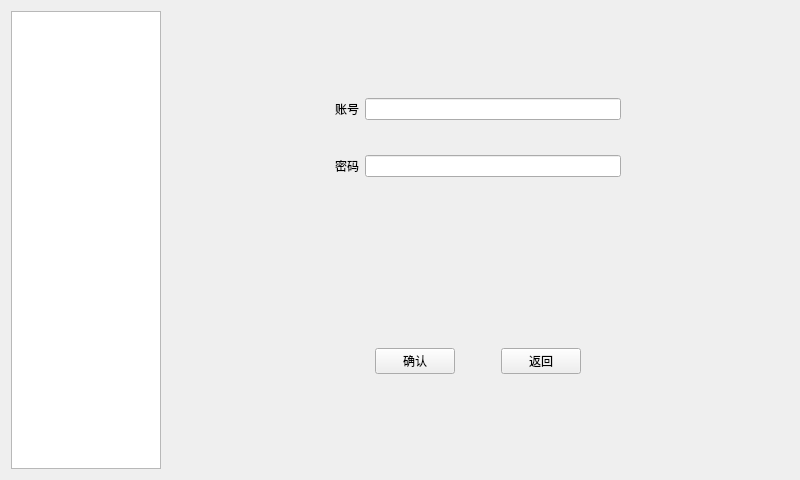
<?xml version="1.0" encoding="UTF-8"?>
<ui version="4.0">
 <class>AccountDel</class>
 <widget class="QWidget" name="AccountDel">
  <property name="geometry">
   <rect>
    <x>0</x>
    <y>0</y>
    <width>800</width>
    <height>480</height>
   </rect>
  </property>
  <property name="windowTitle">
   <string>Form</string>
  </property>
  <layout class="QHBoxLayout" name="horizontalLayout" stretch="0,0">
   <item>
    <widget class="QTableWidget" name="tableWidget">
     <property name="maximumSize">
      <size>
       <width>150</width>
       <height>16777215</height>
      </size>
     </property>
    </widget>
   </item>
   <item>
    <widget class="QWidget" name="widget_3" native="true">
     <layout class="QGridLayout" name="gridLayout_3">
      <item row="1" column="0">
       <spacer name="horizontalSpacer_4">
        <property name="orientation">
         <enum>Qt::Horizontal</enum>
        </property>
        <property name="sizeHint" stdset="0">
         <size>
          <width>40</width>
          <height>20</height>
         </size>
        </property>
       </spacer>
      </item>
      <item row="2" column="1">
       <widget class="QWidget" name="widget_2" native="true">
        <layout class="QGridLayout" name="gridLayout_2">
         <item row="0" column="1">
          <widget class="QPushButton" name="BtnOK">
           <property name="text">
            <string>确认</string>
           </property>
          </widget>
         </item>
         <item row="0" column="2">
          <spacer name="horizontalSpacer">
           <property name="orientation">
            <enum>Qt::Horizontal</enum>
           </property>
           <property name="sizeHint" stdset="0">
            <size>
             <width>40</width>
             <height>20</height>
            </size>
           </property>
          </spacer>
         </item>
         <item row="0" column="3">
          <widget class="QPushButton" name="BtnBack">
           <property name="text">
            <string>返回</string>
           </property>
          </widget>
         </item>
         <item row="0" column="4">
          <spacer name="horizontalSpacer_2">
           <property name="orientation">
            <enum>Qt::Horizontal</enum>
           </property>
           <property name="sizeHint" stdset="0">
            <size>
             <width>40</width>
             <height>20</height>
            </size>
           </property>
          </spacer>
         </item>
         <item row="0" column="0">
          <spacer name="horizontalSpacer_3">
           <property name="orientation">
            <enum>Qt::Horizontal</enum>
           </property>
           <property name="sizeHint" stdset="0">
            <size>
             <width>40</width>
             <height>20</height>
            </size>
           </property>
          </spacer>
         </item>
        </layout>
       </widget>
      </item>
      <item row="1" column="1">
       <widget class="QWidget" name="widget" native="true">
        <layout class="QGridLayout" name="gridLayout">
         <item row="1" column="0">
          <widget class="QLabel" name="label_2">
           <property name="text">
            <string>密码</string>
           </property>
          </widget>
         </item>
         <item row="0" column="1">
          <widget class="QLineEdit" name="lineEditUN"/>
         </item>
         <item row="0" column="0">
          <widget class="QLabel" name="label">
           <property name="text">
            <string>账号</string>
           </property>
          </widget>
         </item>
         <item row="1" column="1">
          <widget class="QLineEdit" name="lineEditPW"/>
         </item>
         <item row="2" column="1">
          <spacer name="verticalSpacer">
           <property name="orientation">
            <enum>Qt::Vertical</enum>
           </property>
           <property name="sizeType">
            <enum>QSizePolicy::Fixed</enum>
           </property>
           <property name="sizeHint" stdset="0">
            <size>
             <width>20</width>
             <height>40</height>
            </size>
           </property>
          </spacer>
         </item>
        </layout>
       </widget>
      </item>
      <item row="1" column="2">
       <spacer name="horizontalSpacer_5">
        <property name="orientation">
         <enum>Qt::Horizontal</enum>
        </property>
        <property name="sizeHint" stdset="0">
         <size>
          <width>40</width>
          <height>20</height>
         </size>
        </property>
       </spacer>
      </item>
      <item row="0" column="1">
       <spacer name="verticalSpacer_2">
        <property name="orientation">
         <enum>Qt::Vertical</enum>
        </property>
        <property name="sizeType">
         <enum>QSizePolicy::Fixed</enum>
        </property>
        <property name="sizeHint" stdset="0">
         <size>
          <width>20</width>
          <height>40</height>
         </size>
        </property>
       </spacer>
      </item>
     </layout>
    </widget>
   </item>
  </layout>
 </widget>
 <resources/>
 <connections/>
</ui>
